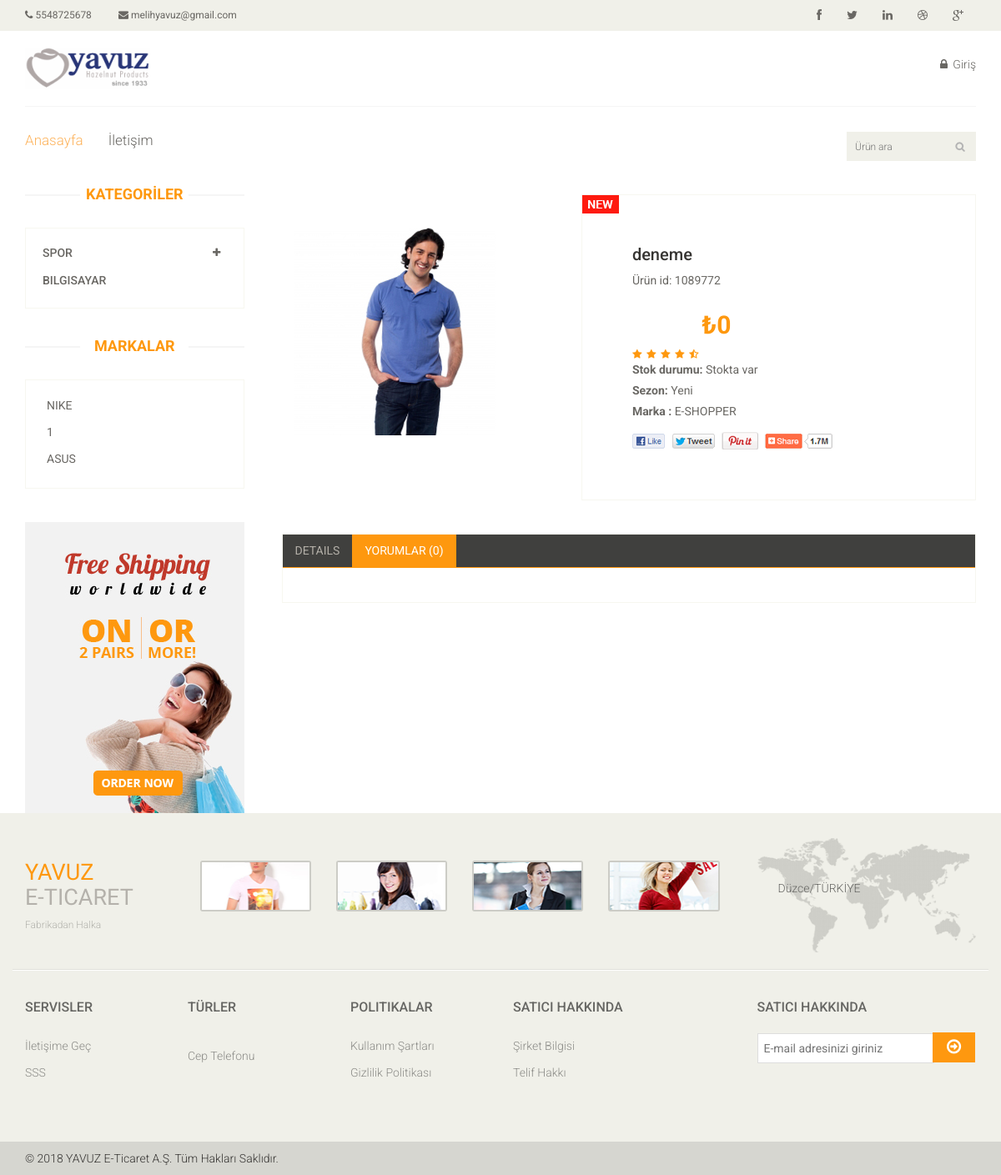
Screenshot of /site/product_detail/7 with the database file from the repository.
### tables this page shows
CREATE TABLE `brands` (
  `id` int(11) NOT NULL,
  `name` varchar(10) DEFAULT NULL,
  `category_id` int(11) DEFAULT NULL
);

CREATE TABLE `product` (
  `id` int(11) NOT NULL,
  `name` varchar(20) DEFAULT NULL,
  `price` int(11) DEFAULT NULL,
  `category_id` int(11) DEFAULT NULL,
  `brand_id` int(11) DEFAULT NULL,
  `sold` int(11) DEFAULT '0',
  `type` varchar(20) DEFAULT NULL,
  `image` text,
  `detail` varchar(101) DEFAULT NULL
);

### application/controllers/Site.php (called while the page is built, shortened)
<?php
class Site extends CI_Controller {
	function __construct(){
		$this->load->model('site_model');
	}
	function product_detail($id){
		$data['categories'] = $this->site_model->categories();
		$data['brand_items'] = $this->site_model->brand_items();
		$data['category_brands'] = $this->site_model->category_brands();
		$data['types'] = $this->site_model->types();
		$data['products'] = $this->site_model->select_table('product');
		$data['brands'] = $this->site_model->select_table('brands');
		$data['product'] = $this->site_model->detail('product', $id);
		$data['comments'] = $this->site_model->comments( $id);
		$this->load->view('product-detail', $data);
	}
}

### index.php (called while the page is built, shortened)
<?php
require_once BASEPATH.'core/CodeIgniter.php';

### application/models/Site_model.php (called while the page is built, shortened)
<?php
class Site_model extends ci_model
{
	function categories(){
		return $this->db->query("select count(category_id) as total_brand, categories.name as category_name from brands inner join categories on categories.id = brands.category_id group by brands.category_id")->result();
	}
	function types(){
		return $this->db->query("select * from product group by type limit 10")->result();
	}
	function select_table($table){
		return $this->db->query("select * from $table")->result();
	}
	function detail($table, $id){
		return $this->db->query("select * from $table where id = $id")->row();
	}
}

### application/views/category.php (the view, shortened to what this page needs)
<div class="col-sm-3">
					<div class="left-sidebar">
						<h2>KATEGORİLER</h2>
						<div class="panel-group category-products" id="accordian">
							<?php foreach ($categories as $category) :?>
								<?php if($category->total_brand > 1) :?>
							<div class="panel panel-default">
								<div class="panel-heading">
									<h4 class="panel-title">
										<a data-toggle="collapse" data-parent="#accordian" href="#sportswear">
											<span class="badge pull-right"><i class="fa fa-plus"></i></span>
											<?=$category->category_name?>
										</a>
									</h4>
								</div>
							</div>
						<?php else : ?>
							<div class="panel panel-default">
								<div class="panel-heading">
									<h4 class="panel-title"><a href="<?=site_url('site/filter/categories/'.$category->category_name)?>"><?=$category->category_name?></a></h4>
								</div>
							</div>
						<?php endif;?>
							<?php endforeach;?>
						</div>
						<div class="brands_products">
							<h2>Markalar</h2>
							<div class="brands-name">
								<ul class="nav nav-pills nav-stacked">
									<?php foreach ($brands as $brand) :?>
									<li><a href="<?=site_url('site/filter/brands/'.$brand->name)?>"> <?=$brand->name?></a></li>
								<?php endforeach;?>
								</ul>
							</div>
						</div>
						<div class="shipping text-center">
							<img src="<?=site_url('images/home/shipping.jpg')?>" alt="" />
						</div>
					</div>
				</div>

### application/views/product-detail.php (shortened to what this page needs)
<!DOCTYPE html>
<html lang="en">
<head>
    <link href="<?=site_url('css/bootstrap.min.css')?>" rel="stylesheet">
    <link href="<?=site_url('css/font-awesome.min.css')?>" rel="stylesheet">
    <link href="<?=site_url('css/prettyPhoto.css')?>" rel="stylesheet">
    <link href="<?=site_url('css/price-range.css')?>" rel="stylesheet">
    <link href="<?=site_url('css/animate.css')?>" rel="stylesheet">
	<link href="<?=site_url('css/main.css')?>" rel="stylesheet">
	<link href="<?=site_url('css/responsive.css')?>" rel="stylesheet">
    <link rel="stylesheet" href="<?=site_url('dist/sweetalert.css')?>">
</head>
<body>
	<?php $this->load->view('header')?>
	<section>
		<div class="container">
			<div class="row">
				<?php $this->load->view('category')?>
                <div class="col-sm-9 padding-right">
                    <div class="product-details">
                        <div class="col-sm-5">
                            <div id="similar-product" class="carousel slide" data-ride="carousel">
                                    <div class="carousel-inner">
                                        <div class="item active">
                                          <a href=""><img src="<?=site_url('images/'.$product->image)?>" alt=""></a>
                                        </div>
                                    </div>
                            </div>
                        </div>
                        <div class="col-sm-7">
                            <div class="product-information">
                                <img src="images/product-details/new.jpg" class="newarrival" alt="" />
                                <h2><?=$product->name?></h2>
                                <p>Ürün id: 1089772</p>
                                <img src="images/product-details/rating.png" alt="" />
                                <span>
                                    <span>₺<?=$product->price?></span>
                                </span>
                                <p><b>Stok durumu:</b> Stokta var </p>
                                <p><b>Sezon:</b> Yeni</p>
                                <p><b>Marka :</b> E-SHOPPER</p>
                                <a href=""><img src="<?=site_url('images/product-details/share.png')?>" class="share img-responsive"  alt="" /></a>
                            </div>
                        </div>
                    </div>
                    <div class="category-tab shop-details-tab">
                        <div class="col-sm-12">
                            <ul class="nav nav-tabs">
                                <li><a href="#details" data-toggle="tab">Details</a></li>
                                <li class="active"><a href="#reviews" data-toggle="tab">Yorumlar (<?=count($comments)?>)</a></li>
                            </ul>
                        </div>
                        <div class="tab-content">
                            <div class="tab-pane fade active in" id="reviews" >
                                <div class="col-sm-12">
                        </div>
                    </div></div>
			</div>
		</div>
	</section>
	<?php $this->load->view('footer')?>
</body>
</html>

### application/views/footer.php (shortened to what this page needs)
<footer id="footer">
		<div class="footer-top">
			<div class="container">
				<div class="row">
					<div class="col-sm-2">
						<div class="companyinfo">
							<h2><span>YAVUZ</span><br>E-ticaret</h2>
							<p>Fabrikadan Halka</p>
						</div>
					</div>
					<div class="col-sm-7">
						<div class="col-sm-3">
							<div class="video-gallery text-center">
								<a href="#">
									<div class="iframe-img">
										<img src="<?=site_url('images/home/iframe1.png')?>" alt="" />
									</div>
								</a>
							</div>
						</div>
						<div class="col-sm-3">
							<div class="video-gallery text-center">
								<a href="#">
									<div class="iframe-img">
										<img src="<?=site_url('images/home/iframe2.png')?>" alt="" />
									</div>
								</a>
							</div>
						</div>
						<div class="col-sm-3">
							<div class="video-gallery text-center">
								<a href="#">
									<div class="iframe-img">
										<img src="<?=site_url('images/home/iframe3.png')?>" alt="" />
									</div>
								</a>
							</div>
						</div>
						<div class="col-sm-3">
							<div class="video-gallery text-center">
								<a href="#">
									<div class="iframe-img">
										<img src="<?=site_url('images/home/iframe4.png')?>" alt="" />
									</div>
								</a>
							</div>
						</div>
					</div>
					<div class="col-sm-3">
						<div class="address">
							<img src="images/home/map.png" alt="" />
							<p>Düzce/TÜRKİYE</p>
						</div>
					</div>
				</div>
			</div>
		</div>
		<div class="footer-widget">
			<div class="container">
				<div class="row">
					<div class="col-sm-2">
						<div class="single-widget">
							<h2>Servisler</h2>
							<ul class="nav nav-pills nav-stacked">
								<li><a href="#">İletişime Geç</a></li>
								<li><a href="#">SSS</a></li>
							</ul>
						</div>
					</div>
					<div class="col-sm-2">
						<div class="single-widget">
							<h2>Türler</h2>
							<ul class="nav nav-pills nav-stacked">
								<?php foreach ($types as $type) :?>
								<li><a href="#"><?=$type->type?></a></li>
							<?php endforeach;?>
							</ul>
						</div>
					</div>
					<div class="col-sm-2">
						<div class="single-widget">
							<h2>Politikalar</h2>
							<ul class="nav nav-pills nav-stacked">
								<li><a href="#">Kullanım Şartları</a></li>
								<li><a href="#">Gizlilik Politikası</a></li>
							</ul>
						</div>
					</div>
					<div class="col-sm-2">
						<div class="single-widget">
							<h2>Satıcı Hakkında</h2>
							<ul class="nav nav-pills nav-stacked">
								<li><a href="#">Şirket Bilgisi</a></li>
								<li><a href="#">Telif Hakkı</a></li>
							</ul>
						</div>
					</div>
					<div class="col-sm-3 col-sm-offset-1">
						<div class="single-widget">
							<h2>Satıcı Hakkında</h2>
							<form action="#" class="searchform">
								<input type="text" placeholder="E-mail adresinizi giriniz" />
								<button type="submit" class="btn btn-default"><i class="fa fa-arrow-circle-o-right"></i></button>
							</form>
						</div>
					</div>
				</div>
			</div>
		</div>
		<div class="footer-bottom">
			<div class="container">
				<div class="row">
					<p class="pull-left">© 2018 YAVUZ E-Ticaret A.Ş. Tüm Hakları Saklıdır.</p>
				</div>
			</div>
		</div>
	</footer>

### rows the page displays
brands: name "NIKE"
brands: name "1"
brands: name "ASUS"
product: image (picture), name "deneme", price "0", type "Cep Telefonu"

### other values shown
TELNO "5548725678"
EMAIL "melihyavuz@gmail.com"
$category->category_name "SPOR"
$category->category_name "BILGISAYAR"
count($comments) "0"
